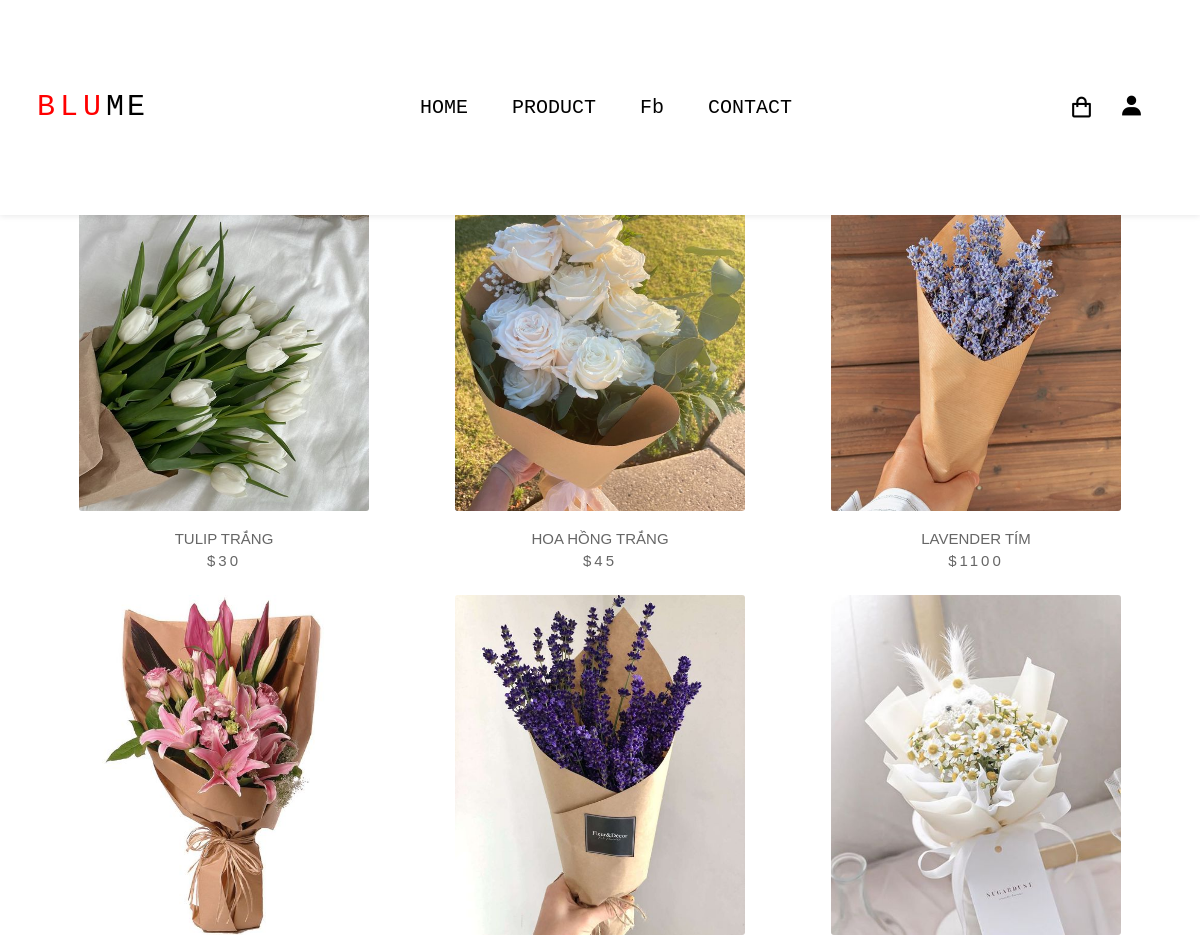
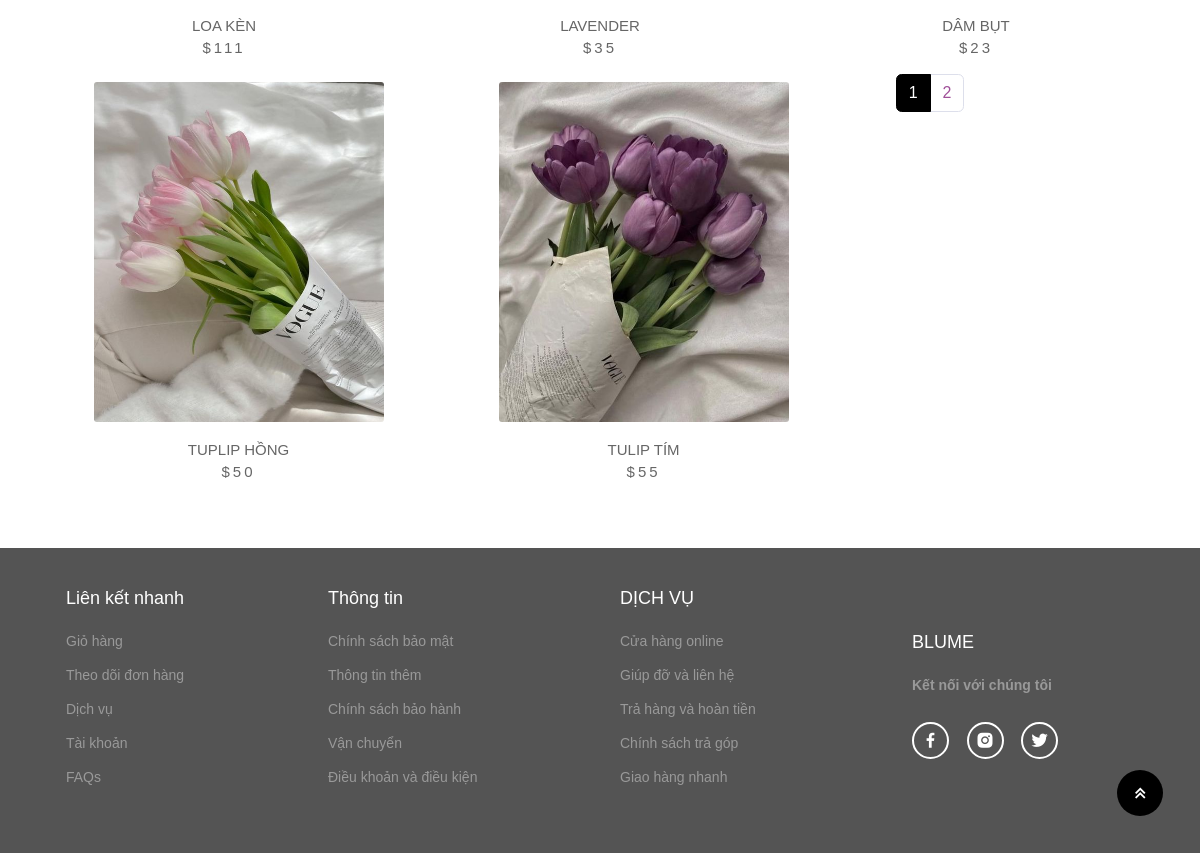
/php/allSP.php, run on the app's committed database (2 pictures, top to bottom).
### tables this page shows
CREATE TABLE `sanpham` (
  `id_sp` int(11) NOT NULL,
  `id_dm` int(10) NOT NULL,
  `ten_sp` varchar(50) NOT NULL,
  `gia_sp` float NOT NULL,
  `anh_mota` varchar(50) NOT NULL,
  `chitiet_sp` varchar(255) NOT NULL
);

### php/allSP.php (the view, shortened to what this page needs)
<?php
require "include/header.php";
?>
<br><br><br><br>
<section class="new-product" data-query="1"  style="display:flex;justify-content:center; align-items:center; flex-direction:column">
        <div class="navbar" style="color: #000;justify-content:left;">
    <?php
    $categorySql = "SELECT * FROM danhmuc";
    $categoryResult = mysqli_query($conn, $categorySql);
    echo "<a href='#' style='padding:6px 12px;border-radius:12px; font-size: 18px;  font-stretch: ultra-expanded; letter-spacing: 3px;' class='category-link' data-category-id='0'>Tất cả</a>";
    while ($categoryRow = mysqli_fetch_assoc($categoryResult)) {
        echo "<a href='#' style='padding:6px 12px;border-radius:5px;font-size: 18px;letter-spacing: 3px; font-stretch: ultra-expanded; ' class='category-link' data-category-id='{$categoryRow['id_dm']}'>{$categoryRow['name_dm']}</a>";
    }
    ?>
</div><br>
        <div class="new-content" id="productContainer">
        <?php
            if(isset($_GET['page'])){
                $page = $_GET['page'];
            }else{
            $page = 1;
            }
            $rowPerPage =8;
            $perRow = $page*$rowPerPage-$rowPerPage;
            $sql = "select * from sanpham limit $perRow, $rowPerPage";
            $query = mysqli_query($conn, $sql);
            $result = $conn->query($sql);
            $totalRow = mysqli_num_rows(mysqli_query($conn, "SELECT * from sanpham"));
            $totalPage = ceil($totalRow/$rowPerPage);
            $listPage = "";
            for($i=1; $i<=$totalPage; $i++){
                if($page==$i){
                $listPage.='<li class="page-item active"><a href="allSP.php?page='.$i.'" class="page-link" >'.$i.' <span class="sr-only">(current)</span></a></li>';
                }else{
                $listPage .='<li class="page-item"><a href="allSP.php?page='.$i.'" class="page-link">'.$i.'</a></li>';
                }
            }
            if ($result->num_rows > 0){
                while($row = mysqli_fetch_array($query)){?>
                        <div class="row">
                        <a href="product-detail.php?id_sp=<?= $row['id_sp']?>"><img style="width:100%" src="../admin/img/<?= $row['anh_mota'] ?>" alt="" > </a>
                            <h4 style="width:100%"><?= $row['ten_sp'] ?></h4>
                            <h5 style="width:100%; margin-bottom:10px;">$<?= $row['gia_sp'] ?></h5>
                    </div>
        <?php
      }
    }?>
    <ul class="pagination" style="float:right; margin-right: 150px;">
                      <?php
                      echo $listPage;
                      ?>
                </ul>
            </div>
    </section>
    <?php require_once 'include/footer.php';
        ?>

### php/include/header.php (shortened to what this page needs)
<!DOCTYPE html>
<html>
<head>
    <link rel='stylesheet' type='text/css' media='screen' href='../css/index.css'>
    <link rel="stylesheet" href="https://unpkg.com/boxicons@latest/css/boxicons.min.css">
    <link href="vendor/fontawesome-free/css/all.min.css" rel="stylesheet" type="text/css">
    <link rel="stylesheet" href="https://cdnjs.cloudflare.com/ajax/libs/font-awesome/5.15.3/css/all.min.css"
>
    <link rel="stylesheet" href="https://cdnjs.cloudflare.com/ajax/libs/font-awesome/6.0.0/css/all.min.css">
</head>
<body>
    <header>
        <a href="index.php" class="logo"
            style="margin-left: 1px;  font-stretch: ultra-expanded; letter-spacing: 5px;color:red;">
            BLU<span style="color:black;  font-stretch: ultra-expanded; letter-spacing: 3px;" class="logo">ME</span>
        </a>
        <nav>
            <ul class="navbarr">
                <li><a href="#">HOME</a></li>
                <li><a href="allSP.php">PRODUCT </a>
                <li><a href="#">Fb</a></li>
                <li><a href="#">CONTACT</a></li>
            </ul>
        </nav>
        <div class="icons js-car">
              <i class='bx bx-shopping-bag' onclick="cartAppear()" style="cursor: pointer;"></i>
            <ul class="navbar">
                <li class="user-icon">
                    <i class='bx bxs-user'>
                    </i>
                </li>
            </ul>
        </div>
    </header>
</body>

### php/include/footer.php (shortened to what this page needs)
<section class="contact" style="    background: #545454;">
            <div class="contact-box" style="margin-left: 30px;  color: #ffffff;">
                <h4>Liên kết nhanh</h4>
                <li><a href="#">Giỏ hàng</a></li>
                <li><a href="#">Theo dõi đơn hàng</a></li>
                <li><a href="#">Dịch vụ</a></li>
                <li><a href="#">Tài khoản</a></li>
                <li><a href="#">FAQs</a></li>
            </div>
            <div class="contact-box">
                <h4>Thông tin</h4>
                <li><a href="#">Chính sách bảo mật</a></li>
                <li><a href="#">Thông tin thêm</a></li>
                <li><a href="#">Chính sách bảo hành</a></li>
                <li><a href="#">Vận chuyển</a></li>
                <li><a href="#">Điều khoản và điều kiện</a></li>
            </div>
            <div class="contact-box">
                <h4>DỊCH VỤ</h4>
                <li><a href="#">Cửa hàng online</a></li>
                <li><a href="#">Giúp đỡ và liên hệ</a></li>
                <li><a href="#">Trả hàng và hoàn tiền</a></li>
                <li><a href="#">Chính sách trả góp</a></li>
                <li><a href="#">Giao hàng nhanh</a></li>
            </div>
            <div class="contact-box">
                <h4>BLUME</h4>
                <h5>Kết nối với chúng tôi</h5>
                <div class="social" >
                    <a href="#"><i class="bx bxl-facebook"  style="color: white; border: 2px solid white;"></i></a>
                    <a href="#"><i class="bx bxl-instagram-alt"  style="color: white; border: 2px solid white;"></i></a>
                    <a href="#"><i class="bx bxl-twitter"  style="color: white; border: 2px solid white;"></i></a>
                </div>
            </div>
        </section>
        <a href="#" class="scroll-top"><i class="bx bx-chevrons-up"></i></a>
</body>
</html>

### css/index.css (style rules this page uses)
* { margin: 0; padding: 0; box-sizing: border-box; list-style: none; text-decoration: none; scroll-behavior: smooth; font-family: "Verdana", sans-serif; font-weight: 400; }
:root { --bg-color: #fff; --main-color: #000000; --text-color: #010101; --other-color: #666666; --big-font: 5rem; --h2-font: 2.3rem; --p-font: 1.3rem; --blue: #000000; }
body { color: var(--text-color); background-color: var(--bg-color); }
header { position: fixed; width: 100%; height: 12%; top: 0; right: 0; z-index: 1000; background: var(--bg-color); box-shadow: 0 1px 6px 0 rgb(32 33 36 / 10%); display: flex; align-items: center; justify-content: space-between; padding: 20px 12%; transition: all .50s ease; }
.logo { font-size: 30px; color: var(--main-color); line-height: 1; font-family: monospace; }
.navbar { display: flex; width: 100%; color: #000; }
.navbarr a { color: var(--text-color); font-size: 20px; font-weight: 500; margin: 10px 22px; transition: all .50s ease; text-decoration: none; position: relative; font-family: monospace; }
.navbarr { display: flex; width: 100%; }
.new-product .navbar a { color: #000; justify-content:left; margin-left: 23px; font-size: 15px; }
.user-icon { position: relative; }
.icons { display: flex; align-items: center; }
.icons i { font-size: 25px; color: var(--text-color); margin-left: 5px; margin-right: 20px; transition: all .50s ease; }
section { padding: 60px 5% 70px; }
.new-content { display:flex; justify-content: space-around; flex-wrap: wrap; }
.row { width: 290px !important; position: relative; cursor: pointer; margin: 8px !important; }
.row img { width: 100%; height: 340px; object-fit: cover; border-radius: 3px; margin-bottom: 15px; transition: transform 0.2s ease-in-out; }
.row h4 { color: var(--other-color); font-size: 15px; text-align: center; margin-bottom: 5px; text-transform: uppercase; transition: all .50s ease; }
.row h5 { color: var(--other-color); font-size:15px; font-stretch: ultra-expanded; letter-spacing: 3px; text-align: center; }
.contact { display: grid; grid-template-columns: repeat(auto-fit, minmax(200px, auto)); align-items: center; gap: 2.5rem; background: #272829; }
.contact-box h4 { margin-bottom: 1.5rem; font-size: 18px; color: var(--bg-color); }
.contact-box li { margin-bottom: 18px; }
.contact-box li a { display: block; color: #999999; font-size: 14px; font-weight: 500; transition: all .50s ease; }
.contact-box h5 { font-size: 14px; font-weight: 600; color: #999999; }
.social { display: flex; margin-top: 1.8rem; }
.social i { height: 37px; width: 37px; background: transparent; border: 2px solid var(--main-color); display: flex; align-items: center; justify-content: center; border-radius: 50%; font-size: 20px; margin-right: 1.1rem; color: var(--main-color); transition: all .50s ease; }
.scroll-top { position: fixed; bottom: 2.3rem; right: 2.3rem; }
.scroll-top i { background: var(--main-color); color: var(--bg-color); font-size: 22px; padding: 12px; border-radius: 30px; }
@media (max-width: 1200px) { header { padding: 12px 3%; } }
@media (max-width: 1200px) { section { padding: 40px 3% 50px; } }
.page-link { position: relative; display: block; padding: 0.5rem 0.75rem; margin-left: -1px; line-height: 1.25; color: #a05099; background-color: #fff; border: 1px solid #dddfeb; }
.page-item:first-child .page-link { margin-left: 0; border-top-left-radius: 0.35rem; border-bottom-left-radius: 0.35rem; }
.page-item:last-child .page-link { border-top-right-radius: 0.35rem; border-bottom-right-radius: 0.35rem; }
.page-item.active .page-link { z-index: 1; color: #fff; background-color: #000000; border-color: #000000; }
.pagination { display: -webkit-box; display: -ms-flexbox; display: flex; padding-left: 0; list-style: none; border-radius: 0.35rem; }

### data on the page
sanpham: anh_mota (picture), ten_sp "TULIP TRẮNG", gia_sp "30"
sanpham: anh_mota (picture), ten_sp "HOA HỒNG TRẮNG", gia_sp "45"
sanpham: anh_mota (picture), ten_sp "LAVENDER TÍM", gia_sp "1100"
sanpham: anh_mota (picture), ten_sp "LOA KÈN", gia_sp "111"
sanpham: anh_mota (picture), ten_sp "LAVENDER", gia_sp "35"
sanpham: anh_mota (picture), ten_sp "DÂM BỤT", gia_sp "23"
sanpham: anh_mota (picture), ten_sp "TUPLIP HỒNG", gia_sp "50"
sanpham: anh_mota (picture), ten_sp "TULIP TÍM", gia_sp "55"
